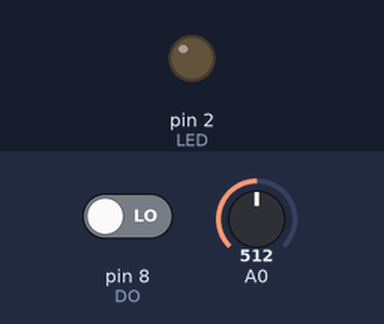
Simulated run of this sketch. Board: Arduino Uno, built with avr-gcc and run on an emulated ATmega328P. Parts: output pins drawn as LEDs (lit = HIGH). The test bench sets the inputs (shaded band); at power-on: pin 8 (DO) LOW, A0 = 512. What the sketch prints to the serial monitor is not drawn.

Above: at 1.8 s.
1.9 s: pin 8 (DO) driven HIGH
At 3.0 s:
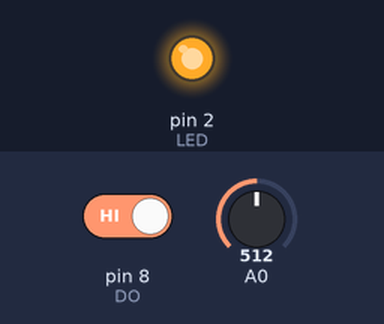
5.5 s: pin 8 (DO) driven LOW
At 7.5 s:
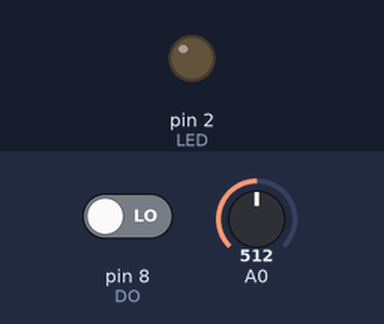
Timing chart, 0 to 9.0 s (numbered marks = the images above; inputs shaded):
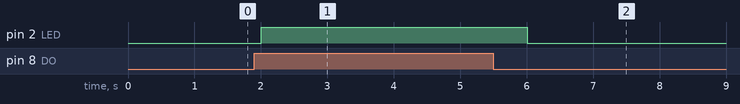

Measured:
- after the input at 1.9 s, pin 2 (LED): LOW → HIGH after 0.11 s
- after the input at 5.5 s, pin 2 (LED): HIGH → LOW after 0.51 s

The sketch:

Carbon_Monoxide.ino
```cpp
const int LED = 2;
const int DO = 8;
void setup() {
 Serial.begin(9600);
 pinMode(LED, OUTPUT);
 pinMode(DO, INPUT);
}
void loop() {
 int alarm = 0;
 float sensor_volt;
 float RS_gas;
 float ratio;
//-Replace the name "R0" with the value of R0 in the demo of First Test -/
 float R0 = 0.72;
 int sensorValue = analogRead(A0);
 sensor_volt = ((float)sensorValue / 1024) * 5.0;
RS_gas = (5.0 - sensor_volt) / sensor_volt; // Depend on RL on yor module
 ratio = RS_gas / R0; // ratio = RS/R0
//------------------------------------------------------------/
 Serial.print("sensor_volt = ");
 Serial.println(sensor_volt);
 Serial.print("RS_ratio = ");
 Serial.println(RS_gas);
 Serial.print("Rs/R0 = ");
 Serial.println(ratio);
 Serial.print("\n\n");
 alarm = digitalRead(DO);
 if (alarm == 1) digitalWrite(LED, HIGH);
 else if (alarm == 0) digitalWrite(LED, LOW);
 delay(1000);
}
```
